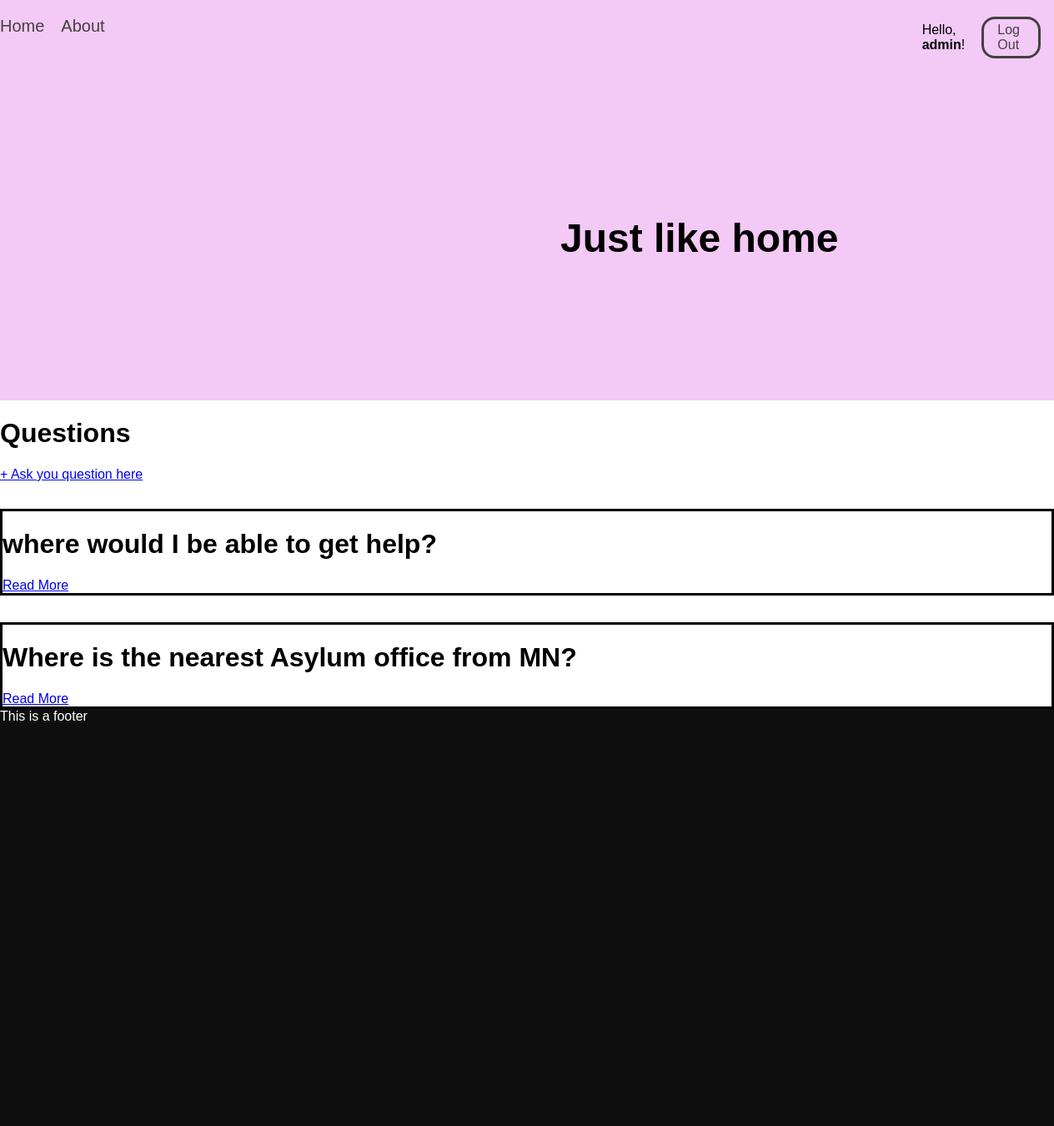
The app's page /quora/ (signed in) with its own data.
### quora/models.py (models this page shows, shortened)
class Question(models.Model):
    quest = models.CharField(max_length = 200, default='question', null=True)
    slug = models.CharField(max_length=300, blank=True, editable=False,
                            help_text="Unique URL path to access this book. Generated by the system.")
    author = models.ForeignKey(User, on_delete=models.PROTECT,
                               help_text="The user that posted this question.", null=True)

### quora/views.py (the view)
# urls.py: path('', QuestionListView.as_view(), name='question-list-page'),
class QuestionListView(ListView):
    model = Question
    def get(self, request):
        questions = self.get_queryset().all()
        return render(request, 'quora/question_list.html', {
          'questions': questions
        })

### quora/templates/quora/question_list.html
{% extends "base.html" %}
{% block content %}
<h1> Questions </h1>
<a href="{% url 'create-question-page' %}" title="question-create" class='link-create-event'> + Ask you question here</a>
  {% if questions %}
    {% for question in questions %}
    <div class='event-card'>
      <h1>{{question.quest}}</h1>
      <a href="{% url 'question-details-page' question.slug %}" title="Read More">Read More</a>
    </div>
    {% endfor %}
  {% else %}
    <div>No pages to display.</div>
  {% endif %}
{% endblock %}

### templates/base.html (shortened to what this page needs)
<!doctype html>
<html lang="en">
  <head>
    {% load static %}
    <link rel="stylesheet" type="text/css" href="{% static 'css/styles.css' %}">
  </head>
  <body>
    <div class='nav-div'>
      <nav class='left-nav'>
        <a href='/' class='home'>Home</a>
        <a href=# class='about'>About</a>
        <div class='authentication'>
          {% if user.is_authenticated %}
          <div class="text-white">Hello, <strong>{{user.username}}</strong>!</div>
          <a href="{% url 'logout' %}" class="logout">Log Out</a>
          {% endif %}
        </div>
      </nav>
      <h1 class='main-header'>Just like home </h1>
    </div>
    {% block content %}
    {% endblock %}
    <footer>
      This is a footer
  </footer>
  </body>
</html>

### static/css/styles.css (style rules this page uses)
body { background-color: white; font-size: 16px; font-family: Helvetica; margin: 0; }
.left-nav { display: flex; justify-content: flex-start; padding-bottom: 0.75em; padding-top: 1.25em; }
.authentication { margin-left: 60em; display:flex; align-items: center; }
.logout { border-style: solid; color: rgb(68, 64, 64); border-radius: 1em; padding-left: 1em; padding-right: 1em; padding-top: 0.25em; padding-bottom: 0.25em; margin-left: 1em; }
.home { color: rgb(68, 64, 64); font-size: 1.25em; }
.about { color: rgb(68, 64, 64); font-size: 1.25em; }
.nav-div { height: 30em; background-color: rgb(243, 201, 246); }
.left-nav a { margin-right: 1em; text-decoration: none; }
.event-card { border: solid; margin-top: 2em; }
.main-header { font-size: 3em; padding-left: 14em; padding-top: 3em; }
footer { background-color: rgb(15, 15, 15); height: 500px; color: white; }

### records on screen
Question: quest "where would I be able to get help?"
Question: quest "Where is the nearest Asylum office from MN?"

### other values on screen
{{ user.username }} "admin"
